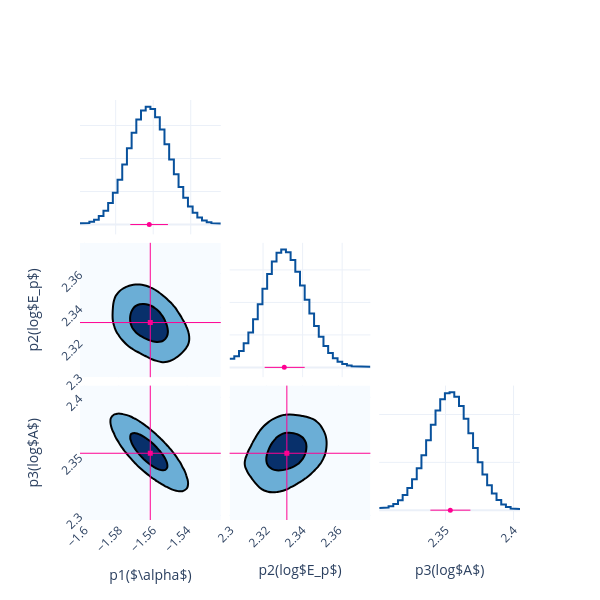

Notebook cell for this chart:
### Code cell
fig = Plot.post_corner(post, ploter='plotly')
fig.save(f'{savepath}/corner')

### Figure 1 — Plotly figure (JSON) as saved in the notebook; plotly's stock layout.template omitted (floating-point values rounded to 4 significant figures; data arrays with more than 128 entries replaced by an {"elided": "..."} marker saying what was removed)
{"data": [{"line": {"color": "#08519c", "width": 2}, "mode": "lines", "name": "p1($\\alpha$)", "showlegend": false, "type": "scatter", "x": [-1.599, -1.597, -1.597, -1.594, -1.594, -1.592, -1.592, -1.589, -1.589, -1.587, -1.587, -1.584, -1.584, -1.582, -1.582, -1.579, -1.579, -1.577, -1.577, -1.574, -1.574, -1.572, -1.572, -1.569, -1.569, -1.567, -1.567, -1.564, -1.564, -1.561, -1.561, -1.559, -1.559, -1.556, -1.556, -1.554, -1.554, -1.551, -1.551, -1.549, -1.549, -1.546, -1.546, -1.544, -1.544, -1.541, -1.541, -1.539, -1.539, -1.536, -1.536, -1.534, -1.534, -1.531, -1.531, -1.529, -1.529, -1.526, -1.526, -1.524], "xaxis": "x", "y": [0.3764, 0.3764, 0.4992, 0.4992, 0.8248, 0.8248, 1.475, 1.475, 2.569, 2.569, 4.215, 4.215, 6.53, 6.53, 9.638, 9.638, 13.58, 13.58, 18.19, 18.19, 23.09, 23.09, 27.8, 27.8, 31.8, 31.8, 34.57, 34.57, 35.69, 35.69, 34.97, 34.97, 32.52, 32.52, 28.78, 28.78, 24.31, 24.31, 19.68, 19.68, 15.28, 15.28, 11.37, 11.37, 8.097, 8.097, 5.502, 5.502, 3.551, 3.551, 2.163, 2.163, 1.245, 1.245, 0.7069, 0.7069, 0.4408, 0.4408, 0.3416, 0.3416], "yaxis": "y"}, {"line": {"color": "#08519c", "width": 2}, "mode": "lines", "name": "p2(log$E_p$)", "showlegend": false, "type": "scatter", "x": [2.303, 2.305, 2.305, 2.308, 2.308, 2.31, 2.31, 2.313, 2.313, 2.315, 2.315, 2.317, 2.317, 2.32, 2.32, 2.322, 2.322, 2.324, 2.324, 2.327, 2.327, 2.329, 2.329, 2.332, 2.332, 2.334, 2.334, 2.336, 2.336, 2.339, 2.339, 2.341, 2.341, 2.343, 2.343, 2.346, 2.346, 2.348, 2.348, 2.351, 2.351, 2.353, 2.353, 2.355, 2.355, 2.358, 2.358, 2.36, 2.36, 2.362, 2.362, 2.365, 2.365, 2.367, 2.367, 2.37, 2.37, 2.372, 2.372, 2.374], "xaxis": "x5", "y": [2.631, 2.631, 3.422, 3.422, 5.01, 5.01, 7.426, 7.426, 10.71, 10.71, 14.79, 14.79, 19.42, 19.42, 24.21, 24.21, 28.74, 28.74, 32.6, 32.6, 35.27, 35.27, 36.28, 36.28, 35.45, 35.45, 33.03, 33.03, 29.46, 29.46, 25.24, 25.24, 20.84, 20.84, 16.61, 16.61, 12.77, 12.77, 9.419, 9.419, 6.612, 6.612, 4.397, 4.397, 2.784, 2.784, 1.704, 1.704, 1.023, 1.023, 0.6006, 0.6006, 0.3516, 0.3516, 0.2291, 0.2291, 0.1899, 0.1899, 0.1867, 0.1867], "yaxis": "y5"}, {"colorscale": [[0.0, "rgb(247,251,255)"], [0.125, "rgb(222,235,247)"], [0.25, "rgb(198,219,239)"], [0.375, "rgb(158,202,225)"], [0.5, "rgb(107,174,214)"], [0.625, "rgb(66,146,198)"], [0.75, "rgb(33,113,181)"], [0.875, "rgb(8,81,156)"], [1.0, "rgb(8,48,107)"]], "contours": {"end": 0.004887, "size": 0.003746, "start": 0.00114}, "line": {"width": 2}, "name": "p1($\\alpha$)&p2(log$E_p$)", "ncontours": 2, "showlegend": false, "showscale": false, "type": "contour", "x": [-1.603, -1.6, -1.598, -1.595, -1.593, -1.59, -1.588, -1.585, -1.583, -1.58, -1.578, -1.575, -1.573, -1.57, -1.568, -1.565, -1.563, -1.56, -1.558, -1.555, -1.553, -1.55, -1.548, -1.545, -1.543, -1.54, -1.538, -1.535, -1.533, -1.53, -1.528, -1.525, -1.523, -1.52], "xaxis": "x4", "y": [2.3, 2.302, 2.304, 2.307, 2.309, 2.311, 2.314, 2.316, 2.319, 2.321, 2.323, 2.326, 2.328, 2.33, 2.333, 2.335, 2.337, 2.34, 2.342, 2.345, 2.347, 2.349, 2.352, 2.354, 2.356, 2.359, 2.361, 2.364, 2.366, 2.368, 2.371, 2.373, 2.375, 2.378], "yaxis": "y4", "z": {"elided": "34x34 float values"}}, {"line": {"color": "#08519c", "width": 2}, "mode": "lines", "name": "p3(log$A$)", "showlegend": false, "type": "scatter", "x": [2.301, 2.305, 2.305, 2.308, 2.308, 2.312, 2.312, 2.315, 2.315, 2.318, 2.318, 2.322, 2.322, 2.325, 2.325, 2.329, 2.329, 2.332, 2.332, 2.336, 2.336, 2.339, 2.339, 2.343, 2.343, 2.346, 2.346, 2.35, 2.35, 2.353, 2.353, 2.356, 2.356, 2.36, 2.36, 2.363, 2.363, 2.367, 2.367, 2.37, 2.37, 2.374, 2.374, 2.377, 2.377, 2.381, 2.381, 2.384, 2.384, 2.387, 2.387, 2.391, 2.391, 2.394, 2.394, 2.398, 2.398, 2.401, 2.401, 2.405], "xaxis": "x9", "y": [0.4566, 0.4566, 0.5699, 0.5699, 0.8336, 0.8336, 1.309, 1.309, 2.065, 2.065, 3.16, 3.16, 4.629, 4.629, 6.491, 6.491, 8.771, 8.771, 11.49, 11.49, 14.6, 14.6, 17.86, 17.86, 20.86, 20.86, 23.17, 23.17, 24.47, 24.47, 24.64, 24.64, 23.7, 23.7, 21.78, 21.78, 19.13, 19.13, 16.08, 16.08, 12.98, 12.98, 10.05, 10.05, 7.438, 7.438, 5.234, 5.234, 3.468, 3.468, 2.136, 2.136, 1.213, 1.213, 0.6519, 0.6519, 0.3686, 0.3686, 0.2619, 0.2619], "yaxis": "y9"}, {"colorscale": [[0.0, "rgb(247,251,255)"], [0.125, "rgb(222,235,247)"], [0.25, "rgb(198,219,239)"], [0.375, "rgb(158,202,225)"], [0.5, "rgb(107,174,214)"], [0.625, "rgb(66,146,198)"], [0.75, "rgb(33,113,181)"], [0.875, "rgb(8,81,156)"], [1.0, "rgb(8,48,107)"]], "contours": {"end": 0.007504, "size": 0.005871, "start": 0.001633}, "line": {"width": 2}, "name": "p1($\\alpha$)&p3(log$A$)", "ncontours": 2, "showlegend": false, "showscale": false, "type": "contour", "x": [-1.603, -1.6, -1.598, -1.595, -1.593, -1.59, -1.588, -1.585, -1.583, -1.58, -1.578, -1.575, -1.573, -1.57, -1.568, -1.565, -1.563, -1.56, -1.558, -1.555, -1.553, -1.55, -1.548, -1.545, -1.543, -1.54, -1.538, -1.535, -1.533, -1.53, -1.528, -1.525, -1.523, -1.52], "xaxis": "x7", "y": [2.296, 2.3, 2.303, 2.306, 2.31, 2.313, 2.317, 2.32, 2.324, 2.327, 2.331, 2.334, 2.337, 2.341, 2.344, 2.348, 2.351, 2.355, 2.358, 2.362, 2.365, 2.369, 2.372, 2.375, 2.379, 2.382, 2.386, 2.389, 2.393, 2.396, 2.4, 2.403, 2.406, 2.41], "yaxis": "y7", "z": {"elided": "34x34 float values"}}, {"colorscale": [[0.0, "rgb(247,251,255)"], [0.125, "rgb(222,235,247)"], [0.25, "rgb(198,219,239)"], [0.375, "rgb(158,202,225)"], [0.5, "rgb(107,174,214)"], [0.625, "rgb(66,146,198)"], [0.75, "rgb(33,113,181)"], [0.875, "rgb(8,81,156)"], [1.0, "rgb(8,48,107)"]], "contours": {"end": 0.004489, "size": 0.003462, "start": 0.001027}, "line": {"width": 2}, "name": "p2(log$E_p$)&p3(log$A$)", "ncontours": 2, "showlegend": false, "showscale": false, "type": "contour", "x": [2.3, 2.302, 2.304, 2.307, 2.309, 2.311, 2.314, 2.316, 2.319, 2.321, 2.323, 2.326, 2.328, 2.33, 2.333, 2.335, 2.337, 2.34, 2.342, 2.345, 2.347, 2.349, 2.352, 2.354, 2.356, 2.359, 2.361, 2.364, 2.366, 2.368, 2.371, 2.373, 2.375, 2.378], "xaxis": "x8", "y": [2.296, 2.3, 2.303, 2.306, 2.31, 2.313, 2.317, 2.32, 2.324, 2.327, 2.331, 2.334, 2.337, 2.341, 2.344, 2.348, 2.351, 2.355, 2.358, 2.362, 2.365, 2.369, 2.372, 2.375, 2.379, 2.382, 2.386, 2.389, 2.393, 2.396, 2.4, 2.403, 2.406, 2.41], "yaxis": "y8", "z": {"elided": "34x34 float values"}}, {"error_x": {"array": [0.00996], "arrayminus": [0.0101], "color": "#FF0092", "symmetric": false, "thickness": 1, "type": "data", "width": 0}, "marker": {"color": "#FF0092", "size": 5, "symbol": "circle"}, "mode": "markers", "name": "p1($\\alpha$)", "showlegend": false, "type": "scatter", "x": [-1.562], "xaxis": "x", "y": [0.01], "yaxis": "y"}, {"error_x": {"array": [0.01032], "arrayminus": [0.009905], "color": "#FF0092", "symmetric": false, "thickness": 1, "type": "data", "width": 0}, "marker": {"color": "#FF0092", "size": 5, "symbol": "circle"}, "mode": "markers", "name": "p2(log$E_p$)", "showlegend": false, "type": "scatter", "x": [2.331], "xaxis": "x5", "y": [0.01], "yaxis": "y5"}, {"error_x": {"array": [0.01479], "arrayminus": [0.01462], "color": "#FF0092", "symmetric": false, "thickness": 1, "type": "data", "width": 0}, "marker": {"color": "#FF0092", "size": 5, "symbol": "circle"}, "mode": "markers", "name": "p3(log$A$)", "showlegend": false, "type": "scatter", "x": [2.353], "xaxis": "x9", "y": [0.01], "yaxis": "y9"}, {"marker": {"color": "#FF0092", "size": 5, "symbol": "square"}, "mode": "markers", "name": "p1($\\alpha$)&p2(log$E_p$)", "showlegend": false, "type": "scatter", "x": [-1.562], "xaxis": "x4", "y": [2.331], "yaxis": "y4"}, {"marker": {"color": "#FF0092", "size": 5, "symbol": "square"}, "mode": "markers", "name": "p1($\\alpha$)&p3(log$A$)", "showlegend": false, "type": "scatter", "x": [-1.562], "xaxis": "x7", "y": [2.353], "yaxis": "y7"}, {"marker": {"color": "#FF0092", "size": 5, "symbol": "square"}, "mode": "markers", "name": "p2(log$E_p$)&p3(log$A$)", "showlegend": false, "type": "scatter", "x": [2.331], "xaxis": "x8", "y": [2.353], "yaxis": "y8"}], "layout": {"height": 600, "shapes": [{"line": {"color": "#FF0092", "width": 1}, "type": "line", "x0": -1.562, "x1": -1.562, "xref": "x4", "y0": 0, "y1": 1, "yref": "y4 domain"}, {"line": {"color": "#FF0092", "width": 1}, "type": "line", "x0": 0, "x1": 1, "xref": "x4 domain", "y0": 2.331, "y1": 2.331, "yref": "y4"}, {"line": {"color": "#FF0092", "width": 1}, "type": "line", "x0": -1.562, "x1": -1.562, "xref": "x7", "y0": 0, "y1": 1, "yref": "y7 domain"}, {"line": {"color": "#FF0092", "width": 1}, "type": "line", "x0": 0, "x1": 1, "xref": "x7 domain", "y0": 2.353, "y1": 2.353, "yref": "y7"}, {"line": {"color": "#FF0092", "width": 1}, "type": "line", "x0": 2.331, "x1": 2.331, "xref": "x8", "y0": 0, "y1": 1, "yref": "y8 domain"}, {"line": {"color": "#FF0092", "width": 1}, "type": "line", "x0": 0, "x1": 1, "xref": "x8 domain", "y0": 2.353, "y1": 2.353, "yref": "y8"}], "width": 600, "xaxis": {"anchor": "y", "domain": [0.0, 0.32], "showticklabels": false, "tickangle": -45}, "xaxis2": {"anchor": "y2", "domain": [0.34, 0.66], "showticklabels": false, "tickangle": -45}, "xaxis3": {"anchor": "y3", "domain": [0.68, 1.0], "showticklabels": false, "tickangle": -45}, "xaxis4": {"anchor": "y4", "domain": [0.0, 0.32], "showticklabels": false, "tickangle": -45}, "xaxis5": {"anchor": "y5", "domain": [0.34, 0.66], "showticklabels": false, "tickangle": -45}, "xaxis6": {"anchor": "y6", "domain": [0.68, 1.0], "showticklabels": false, "tickangle": -45}, "xaxis7": {"anchor": "y7", "domain": [0.0, 0.32], "showticklabels": true, "tickangle": -45, "title": {"text": "p1($\\alpha$)"}}, "xaxis8": {"anchor": "y8", "domain": [0.34, 0.66], "showticklabels": true, "tickangle": -45, "title": {"text": "p2(log$E_p$)"}}, "xaxis9": {"anchor": "y9", "domain": [0.68, 1.0], "showticklabels": true, "tickangle": -45, "title": {"text": "p3(log$A$)"}}, "yaxis": {"anchor": "x", "domain": [0.68, 1.0], "showticklabels": false, "tickangle": -45}, "yaxis2": {"anchor": "x2", "domain": [0.68, 1.0], "showticklabels": false, "tickangle": -45}, "yaxis3": {"anchor": "x3", "domain": [0.68, 1.0], "showticklabels": false, "tickangle": -45}, "yaxis4": {"anchor": "x4", "domain": [0.34, 0.66], "showticklabels": true, "tickangle": -45, "title": {"text": "p2(log$E_p$)"}}, "yaxis5": {"anchor": "x5", "domain": [0.34, 0.66], "showticklabels": false, "tickangle": -45}, "yaxis6": {"anchor": "x6", "domain": [0.34, 0.66], "showticklabels": false, "tickangle": -45}, "yaxis7": {"anchor": "x7", "domain": [0.0, 0.32], "showticklabels": true, "tickangle": -45, "title": {"text": "p3(log$A$)"}}, "yaxis8": {"anchor": "x8", "domain": [0.0, 0.32], "showticklabels": false, "tickangle": -45}, "yaxis9": {"anchor": "x9", "domain": [0.0, 0.32], "showticklabels": false, "tickangle": -45}}}
